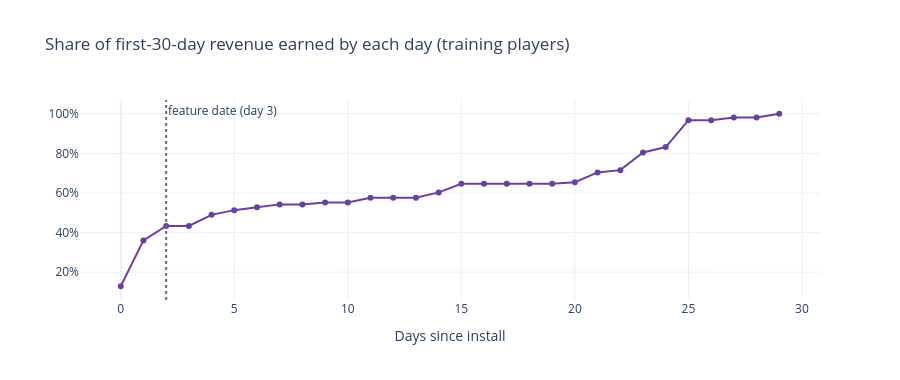

Source (notebook cell):
### Code cell
curve = A.revenue_curve(pday, installs, sets.index[sets == 'train'])
fig = go.Figure(go.Scatter(x=curve.index, y=curve.values, mode='lines+markers', line=dict(color='#6B3FA0', width=2),
                           hovertemplate='Day %{x}: %{y:.0%} of 30-day revenue<extra></extra>'))
fig.add_vline(x=C.K - 1, line_dash='dot', line_color='#6E6680', annotation_text='feature date (day 3)')
fig.update_layout(title='Share of first-30-day revenue earned by each day (training players)',
                  xaxis_title='Days since install', yaxis_title=None, yaxis_tickformat='.0%',
                  template='plotly_white', height=380, showlegend=False)
fig.show()

### Figure 1 — Plotly figure (JSON) as saved in the notebook; plotly's stock layout.template omitted (floating-point values rounded to 4 significant figures)
{"data": [{"hovertemplate": "Day %{x}: %{y:.0%} of 30-day revenue<extra></extra>", "line": {"color": "#6B3FA0", "width": 2}, "mode": "lines+markers", "type": "scatter", "x": [0, 1, 2, 3, 4, 5, 6, 7, 8, 9, 10, 11, 12, 13, 14, 15, 16, 17, 18, 19, 20, 21, 22, 23, 24, 25, 26, 27, 28, 29], "y": [0.129, 0.3605, 0.4332, 0.4332, 0.4895, 0.5133, 0.5278, 0.5424, 0.5424, 0.5524, 0.5524, 0.5756, 0.5756, 0.5756, 0.6028, 0.6463, 0.6463, 0.6463, 0.6463, 0.6463, 0.6541, 0.7037, 0.7153, 0.8042, 0.8319, 0.9678, 0.9678, 0.9809, 0.9809, 1.0]}], "layout": {"annotations": [{"showarrow": false, "text": "feature date (day 3)", "x": 2, "xanchor": "left", "xref": "x", "y": 1, "yanchor": "top", "yref": "y domain"}], "height": 380, "shapes": [{"line": {"color": "#6E6680", "dash": "dot"}, "type": "line", "x0": 2, "x1": 2, "xref": "x", "y0": 0, "y1": 1, "yref": "y domain"}], "showlegend": false, "title": {"text": "Share of first-30-day revenue earned by each day (training players)"}, "xaxis": {"title": {"text": "Days since install"}}, "yaxis": {"tickformat": ".0%", "title": {}}}}
